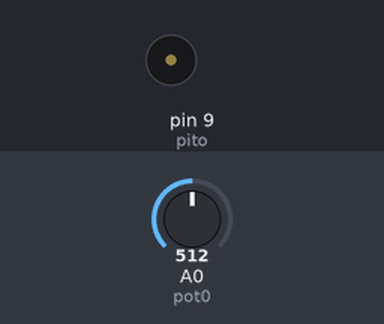
The sketch below on a simulated Arduino Uno, built with avr-gcc and run on an emulated ATmega328P. On the bench: buzzer (waves = sounding). Inputs (shaded band) come from the test bench; at power-on: A0 (pot0) = 512.

Above: at 1.8 s.
1.9 s: A0 (pot0) set to 306
At 2.2 s:
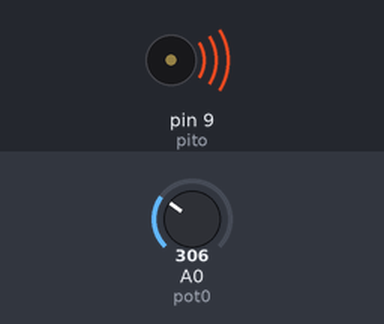
5.4 s: A0 (pot0) set to 122
At 5.56 s:
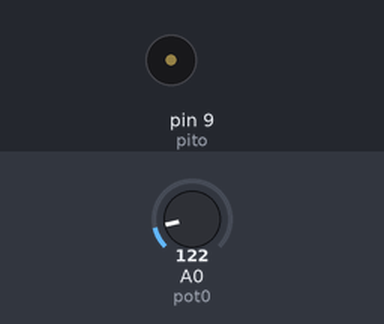
Timing chart, 0 to 14.9 s (numbered marks = the images above; inputs shaded):
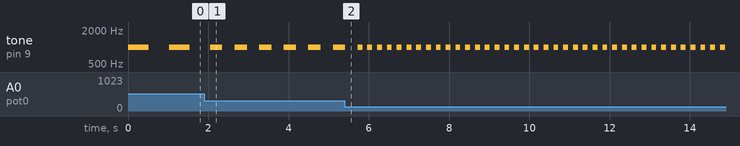

Measured:
- after the input at 1.9 s, tone on pin 9 (pito): alternates 1000 Hz for 0.31 s and silent for 0.31 s, starting after 0.45 s
- by itself, tone on pin 9 (pito): alternates 1000 Hz for 0.51 s and silent for 0.51 s

The sketch:

EX1.ino
```cpp
/**********************************************************************************
**                                                                               **
**                                  Sirena                                       **
**                                                                               **
**Nom: Deivith Trujillo Meza                                                     **
**********************************************************************************/

//********** Includes *************************************************************

//********** Variables ************************************************************
const byte pito = 9;        // donar nom al pin 9 de l’Arduino
const byte pot0 = A0;         // donar nom al pin A0 de l’Arduino
int valPot0;                 // guardar valor del potènciometre

//********** Setup ****************************************************************
void setup()
{
  pinMode(pito, OUTPUT);   // definir el pin 9 com una sortida
}

//********** Loop *****************************************************************
void loop()
{
  valPot0 = analogRead(pot0);   // llegir valor potenciòmetre

  tone(pito, 1000,  valPot0);    // xiulet de durada valPot0
  delay(2*valPot0);  // esperar valPot0 del xiulet + valPot0 silenci
}

//********** Funcions *************************************************************
```
